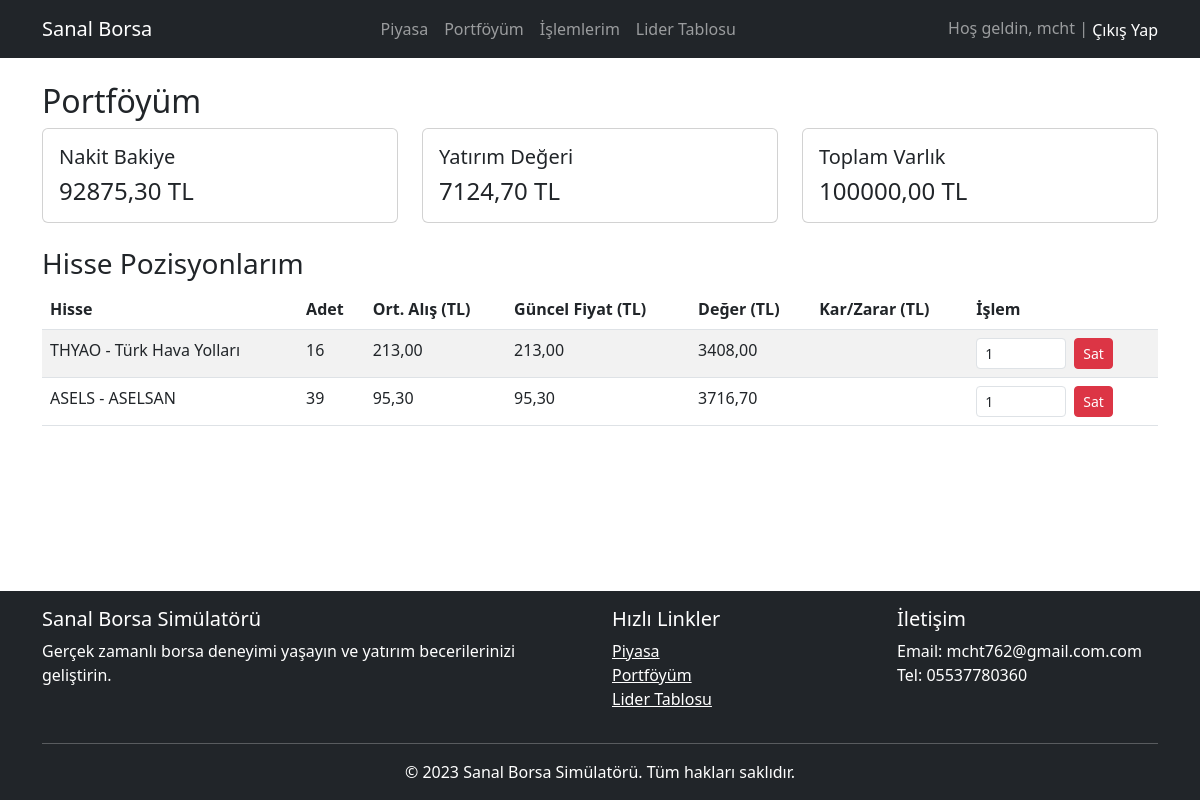
/portfolio/ (signed in), run on the app's committed database.
### core/models.py (models this page shows, shortened)
class UserPortfolio(models.Model):
    user = models.OneToOneField(User, on_delete=models.CASCADE)
    balance = models.DecimalField(max_digits=15, decimal_places=2, default=100000.00)

class UserHolding(models.Model):
    portfolio = models.ForeignKey(UserPortfolio, on_delete=models.CASCADE)
    stock = models.ForeignKey(Stock, on_delete=models.CASCADE)
    quantity = models.PositiveIntegerField(default=0)
    average_buy_price = models.DecimalField(max_digits=10, decimal_places=2)
    class Meta:
        unique_together = ('portfolio', 'stock')
    def current_value(self):
        return self.quantity * self.stock.current_price

class Stock(models.Model):
    symbol = models.CharField(max_length=10, unique=True)
    name = models.CharField(max_length=100)
    current_price = models.DecimalField(max_digits=10, decimal_places=2)
    last_updated = models.DateTimeField(auto_now=True)

### core/views.py (the view)
# urls.py: path('portfolio/', views.portfolio, name='portfolio'),
@login_required
def portfolio(request):
    portfolio = get_object_or_404(UserPortfolio, user=request.user)
    holdings = UserHolding.objects.filter(portfolio=portfolio)
    total_investment = sum(h.current_value() for h in holdings)
    total_assets = portfolio.balance + total_investment
    return render(request, 'core/portfolio.html', {
        'portfolio': portfolio,
        'holdings': holdings,
        'total_investment': total_investment,
        'total_assets': total_assets,
    })

### core/templates/core/portfolio.html (shortened to what this page needs)
{% extends 'core/base.html' %}
{% block content %}
<h2>Portföyüm</h2>
<div class="row mb-4">
    <div class="col-md-4">
        <div class="card">
            <div class="card-body">
                <h5 class="card-title">Nakit Bakiye</h5>
                <p class="card-text h4">{{ portfolio.balance|floatformat:2 }} TL</p>
            </div>
        </div>
    </div>
    <div class="col-md-4">
        <div class="card">
            <div class="card-body">
                <h5 class="card-title">Yatırım Değeri</h5>
                <p class="card-text h4">{{ total_investment|floatformat:2 }} TL</p>
            </div>
        </div>
    </div>
    <div class="col-md-4">
        <div class="card">
            <div class="card-body">
                <h5 class="card-title">Toplam Varlık</h5>
                <p class="card-text h4">{{ total_assets|floatformat:2 }} TL</p>
            </div>
        </div>
    </div>
</div>
<h3>Hisse Pozisyonlarım</h3>
<table class="table table-striped">
    <thead>
        <tr>
            <th>Hisse</th>
            <th>Adet</th>
            <th>Ort. Alış (TL)</th>
            <th>Güncel Fiyat (TL)</th>
            <th>Değer (TL)</th>
            <th>Kar/Zarar (TL)</th>
            <th>İşlem</th>
        </tr>
    </thead>
    <tbody>
        {% for holding in holdings %}
        <tr>
            <td>{{ holding.stock.symbol }} - {{ holding.stock.name }}</td>
            <td>{{ holding.quantity }}</td>
            <td>{{ holding.average_buy_price|floatformat:2 }}</td>
            <td>{{ holding.stock.current_price|floatformat:2 }}</td>
            <td>{{ holding.current_value|floatformat:2 }}</td>
            <td class="{% if holding.stock.current_price > holding.average_buy_price %}text-success{% else %}text-danger{% endif %}">
            </td>
            <td>
                <form method="post" action="{% url 'core:sell_stock' holding.stock.id %}" class="row g-2">
                    <div class="col-auto">
                        <input type="number" name="quantity" min="1" max="{{ holding.quantity }}" value="1" class="form-control form-control-sm">
                    </div>
                    <div class="col-auto">
                        <button type="submit" class="btn btn-danger btn-sm">Sat</button>
                    </div>
                </form>
            </td>
        </tr>
        {% empty %}
        <tr>
            <td colspan="7" class="text-center">Portföyünüzde hisse bulunmamaktadır</td>
        </tr>
        {% endfor %}
    </tbody>
</table>
{% endblock %}

### core/templates/core/base.html (shortened to what this page needs)
<!DOCTYPE html>
<html lang="tr">
<head>
    <link href="https://cdn.jsdelivr.net/npm/bootstrap@5.3.0/dist/css/bootstrap.min.css" rel="stylesheet">
</head>
<body class="d-flex flex-column min-vh-100">
    <nav class="navbar navbar-expand-lg navbar-dark bg-dark">
        <div class="container">
            <a class="navbar-brand" href="{% url 'core:dashboard' %}">Sanal Borsa</a>
            <div class="navbar-nav">
                <a class="nav-link" href="{% url 'core:dashboard' %}">Piyasa</a>
                <a class="nav-link" href="{% url 'core:portfolio' %}">Portföyüm</a>
                <a class="nav-link" href="{% url 'core:transactions' %}">İşlemlerim</a>
                <a class="nav-link" href="{% url 'core:leaderboard' %}">Lider Tablosu</a>
            </div>
            <div class="navbar-text">
                {% if user.is_authenticated %}
                    Hoş geldin, {{ user.username }} |
                    <form method="post" action="{% url 'logout' %}" style="display:inline;">
                        <button type="submit" class="btn btn-link text-white p-0 m-0" style="text-decoration: none; border: none; background: none;">Çıkış Yap</button>
                    </form>
                {% else %}
                    <a href="{% url 'login' %}" class="text-white">Giriş Yap</a> |
                    <a href="{% url 'core:register' %}" class="text-white">Kayıt Ol</a>
                {% endif %}
            </div>
        </div>
    </nav>
    <div class="container mt-4 flex-grow-1">
        {% block content %}{% endblock %}
    </div>
    <footer class="bg-dark text-white py-3 mt-4">
        <div class="container">
            <div class="row">
                <div class="col-md-6">
                    <h5>Sanal Borsa Simülatörü</h5>
                    <p>Gerçek zamanlı borsa deneyimi yaşayın ve yatırım becerilerinizi geliştirin.</p>
                </div>
                <div class="col-md-3">
                    <h5>Hızlı Linkler</h5>
                    <ul class="list-unstyled">
                        <li><a href="{% url 'core:dashboard' %}" class="text-white">Piyasa</a></li>
                        <li><a href="{% url 'core:portfolio' %}" class="text-white">Portföyüm</a></li>
                        <li><a href="{% url 'core:leaderboard' %}" class="text-white">Lider Tablosu</a></li>
                    </ul>
                </div>
                <div class="col-md-3">
                    <h5>İletişim</h5>
                    <ul class="list-unstyled">
                        <li>Email: mcht762@gmail.com.com</li>
                        <li>Tel: 05537780360</li>
                    </ul>
                </div>
            </div>
            <hr>
            <div class="text-center">
                <p class="mb-0">&copy; 2023 Sanal Borsa Simülatörü. Tüm hakları saklıdır.</p>
            </div>
        </div>
    </footer>
</body>
</html>

### data on the page
UserPortfolio: balance "92875,30"
UserHolding: stock.symbol "THYAO", stock.name "Türk Hava Yolları", quantity "16", average_buy_price "213,00", stock.current_price "213,00", current_value "3408,00"
UserHolding: stock.symbol "ASELS", stock.name "ASELSAN", quantity "39", average_buy_price "95,30", stock.current_price "95,30", current_value "3716,70"

### other printed values
{{ user.username }} "mcht"
{{ total_investment|floatformat:2 }} "7124,70"
{{ total_assets|floatformat:2 }} "100000,00"
